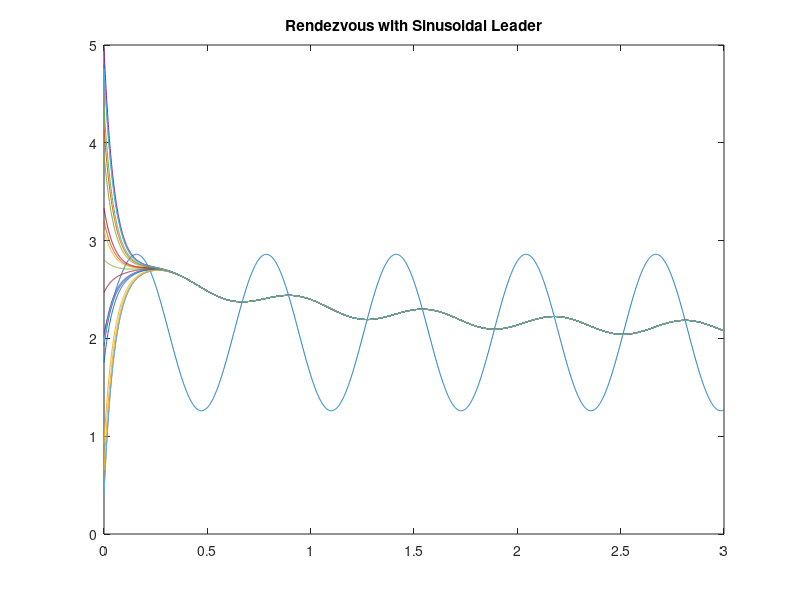

This chart was generated by the following MATLAB code: (Note: this script raises an error after producing the figure.)
% Init
clear % vars
clc   % screen

% Timing
dt=0.001;
Tmax=3;
t0 = 0:dt:Tmax;

% Agents Random Initial Positions
nAgents = 20;
xAxisL = 5;
X = [xAxisL.*rand(1,nAgents)]'
% X = [2 4 6 8]' % Or specified

% Init Laplacian, must 
Laplacian=[
    0 0 0 0
    1 -3 1 1
    1 1 -3 1
    1 1 1 -3
];
% Or Define Dynamics
Din = ones(nAgents,nAgents)-eye(nAgents)
Adj = sum(Din,2).*eye(nAgents)

Laplacian=Din-Adj;
Laplacian(1,:)=zeros(1,nAgents)

% State Space for Agents Positions
A=Laplacian;
B=zeros(nAgents,nAgents);
B(1,:)=[1 zeros(1,nAgents-1)];
C=eye(nAgents,nAgents);
D=zeros(nAgents,nAgents);
sys = ss(A,B,C,D)  

% Constant Input for Every Agent(turn on?)
u=1*t0;
u=repmat(u,nAgents,1);
u(1,:)=8*cos(t0*10);

%Sim
[y,t]=lsim(sys,u,t0,X);

%Plotting
plot(t,y)
title("Rendezvous with Sinusoidal Leader")
subtitle("1D")
ylabel("X_i")
xlabel("t")
yline(y(1),'-','start');
legend('Leader');
ylim([0 xAxisL])
grid
